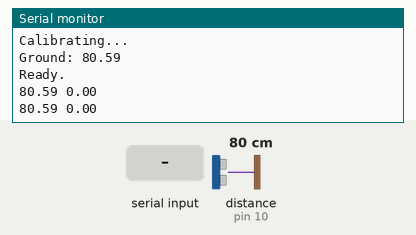
Recording of a sketch running on a simulated Arduino Uno, built with avr-gcc and run on an emulated ATmega328P. Shown: the last lines printed to the serial monitor. Wiring (inferred from the names in the program): ultrasonic range finder: trigger pin 9; echo pin 10. The inputs (shaded band) are chosen by the test bench; at power-on: distance to the obstacle (sensor on pin 10) 80 cm. The echo pulse lasts 58.3 µs per cm.

Above: at 3.4 s.
3.5 s: "P" received over Serial
5.5 s: "R" received over the second serial link
7.0 s: distance to the obstacle (sensor on pin 10) set to 2 cm
At 7.0 s:
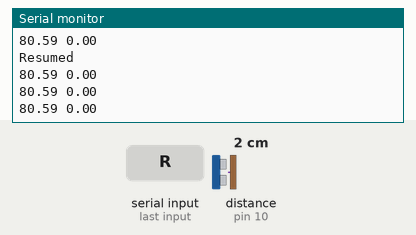
8.5 s: "C" received over Serial
At 9.3 s:
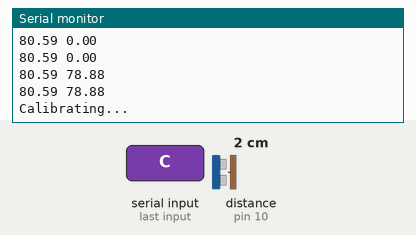
Timing chart, 0 to 11.0 s (numbered marks = the images above; inputs shaded):
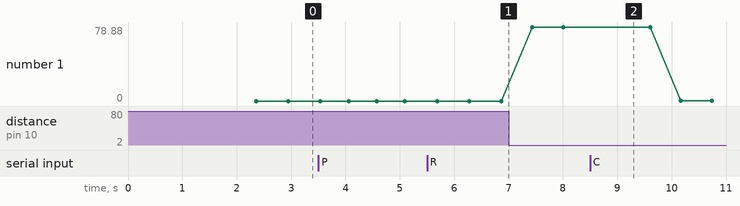

The sketch:

DHMD.ino
```cpp
//  Commands: C = Calibrate, P = Pause, R = Resume

#include <SoftwareSerial.h>

// ---------- Bluetooth Setup ----------
SoftwareSerial BT(2, 3);   // RX=2, TX=3

// ---------- HC‑SR04 Pins ----------
const int trigPin = 9;
const int echoPin = 10;

// ---------- Global Variables ----------
float groundHeight = 0.0;
float lastHeight = 0.0;
bool paused = false;

// ---------- Simple Linear Correction ----------
const float CORRECTION_FACTOR = 1.0115;

float correctDistance(float raw) {
  return raw * CORRECTION_FACTOR;
}

// ---------- Read Distance ----------
float readDistance() {
  long totalDuration = 0;
  int validSamples = 0;
  for (int i = 0; i < 5; i++) {
    digitalWrite(trigPin, LOW);
    delayMicroseconds(2);
    digitalWrite(trigPin, HIGH);
    delayMicroseconds(10);
    digitalWrite(trigPin, LOW);
    long duration = pulseIn(echoPin, HIGH, 30000);
    if (duration > 0) {
      totalDuration += duration;
      validSamples++;
    }
    delay(10);
  }
  if (validSamples == 0) return 0.0;
  float avgDuration = (float)totalDuration / validSamples;
  return (avgDuration * 0.01715);
}

// ---------- Calibration (debug messages only to USB) ----------
void calibrateGround() {
  Serial.println("Calibrating...");               // USB only
  float sum = 0;
  int valid = 0;
  for (int i = 0; i < 10; i++) {
    float raw = readDistance();
    if (raw > 0) {
      sum += correctDistance(raw);
      valid++;
    }
    delay(50);
  }
  if (valid > 0) {
    groundHeight = sum / valid;
    Serial.print("Ground: ");
    Serial.println(groundHeight, 2);              // USB only
    // (no BT output here – app only gets numbers)
  } else {
    Serial.println("Calibration failed!");        // USB only
  }
}

// ---------- Process Commands ----------
void processCommand(char cmd) {
  char c = toupper(cmd);
  if (c == 'C') {
    calibrateGround();
  } else if (c == 'P') {
    paused = true;
    BT.println("Paused");
    Serial.println("Paused");
  } else if (c == 'R') {
    paused = false;
    BT.println("Resumed");
    Serial.println("Resumed");
  }
}

// ---------- Setup ----------
void setup() {
  pinMode(trigPin, OUTPUT);
  pinMode(echoPin, INPUT);

  Serial.begin(115200);          // USB debug (high baud)
  BT.begin(9600);               // HC‑05 baud

  while (!Serial) { ; }
  delay(1000);

  Serial.println("--- System Initializing ---");
  Serial.println("Commands: C=Calibrate, P=Pause, R=Resume");

  calibrateGround();
  BT.println("Ready.");          // first message to app (optional)
  Serial.println("Ready.");
}

// ---------- Main Loop ----------
void loop() {
  // Check BOTH USB Serial AND Bluetooth for commands
  if (Serial.available()) {
    char cmd = Serial.read();
    processCommand(cmd);
  }
  if (BT.available()) {
    char cmd = BT.read();
    processCommand(cmd);
  }

  // Read height if not paused
  if (!paused) {
    float raw = readDistance();
    if (raw > 0) {
      float currentDistance = correctDistance(raw);
      if (currentDistance > 0 && currentDistance < groundHeight) {
        lastHeight = groundHeight - currentDistance;
      }
    }
  }

  // Send ONLY numeric data over Bluetooth (two numbers, space-separated)
   BT.print("");
  BT.print(groundHeight, 2);
  BT.print(" ");
  BT.println(lastHeight, 2);

  // Also send to USB for monitoring (same format)
  Serial.print(groundHeight, 2);
  Serial.print(" ");
  Serial.println(lastHeight, 2);

  delay(500);
}
```

Measured:
- after the input at 8.5 s, the serial monitor: prints a new line at once (image 2)
- plotted number 1: 0 → 78.88 after the input at 7.0 s, 78.88 → 0.01 after the input at 8.5 s
